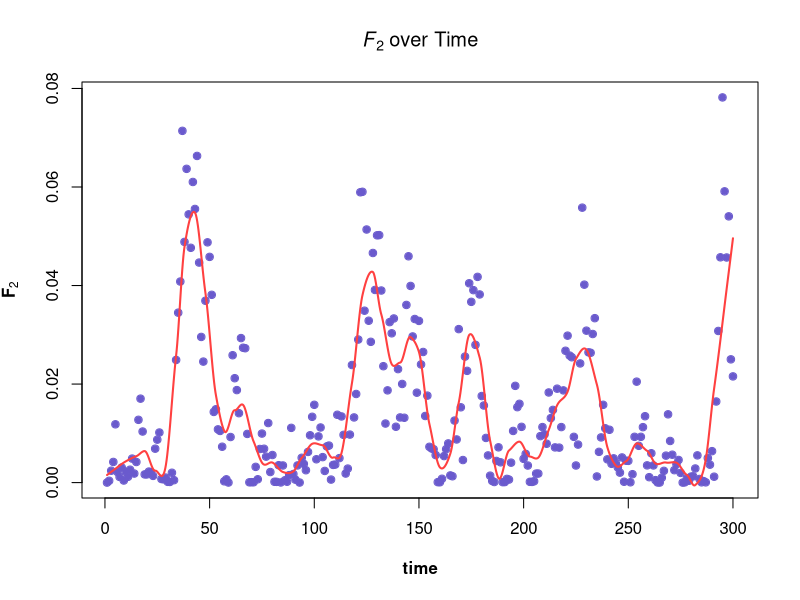
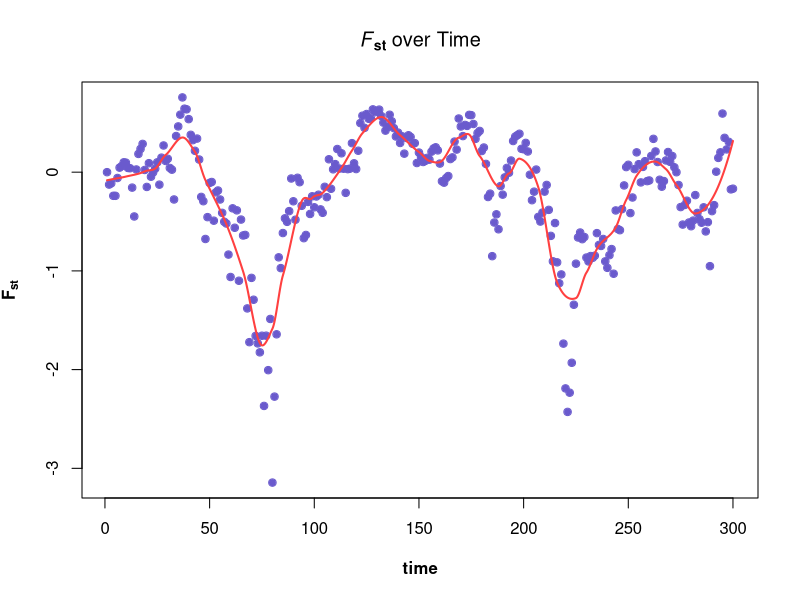
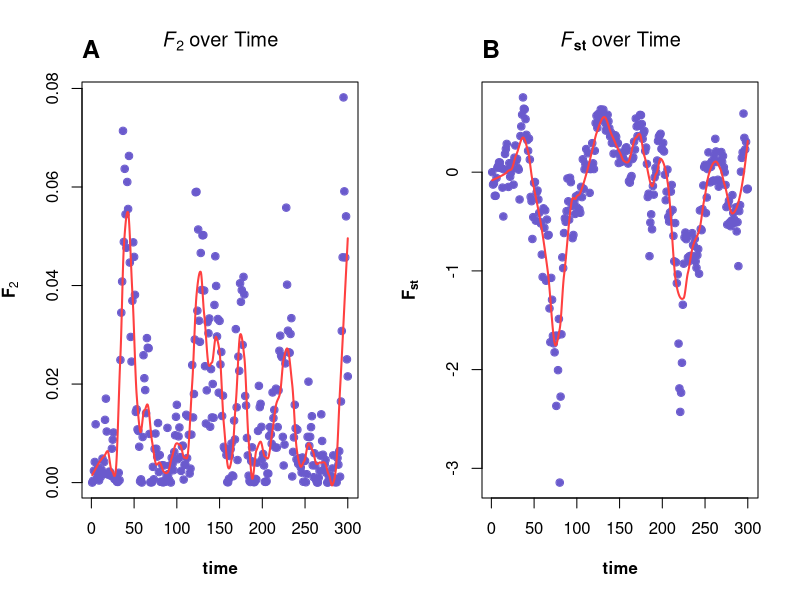

The R source for these figures, in order:
#First, if you only want to simulate a scenario with two populations, you can use the F2_simulation which is commented out part.

# F2_simulation <- function(N, a1, b1, m12, m21, p0, num_generations) {
#   p_i <- matrix(rep(p0, 2 * num_generations), nrow = 2)
#   
#   for (t in 1:(num_generations - 1)) {
#     Z_i <- rbinom(2, 2 * N, p_i[, t])
#     
#     p1_next <- (1 - m12) * ((1 - a1) * Z_i[1] / (2 * N) + b1 * (1 - Z_i[1] / (2 * N))) + 
#       m21 * ((1 - a1) * Z_i[2] / (2 * N) + b1 * (1 - Z_i[2] / (2 * N)))
#     p2_next <- m12 * ((1 - a1) * Z_i[1] / (2 * N) + b1 * (1 - Z_i[1] / (2 * N))) + 
#       (1 - m21) * ((1 - a1) * Z_i[2] / (2 * N) + b1 * (1 - Z_i[2] / (2 * N)))
#     
#     p_i[1, t + 1] <- p1_next
#     p_i[2, t + 1] <- p2_next
#   }
#   
#   return(p_i)
# }
# 
# N <- 50  
# a1 <- 0.01  
# b1 <- 0.02  
# m12 <- 0.05  
# m21 <- 0.05  
# p0 <- 0.60  
# num_generations <- 300  
# set.seed(1)
# F2_matrix <- F2_simulation(N, a1, b1, m12, m21, p0, num_generations)
# population_1_F2 <- as.data.frame(t(F2_matrix)[,1])
# population_1_F2$time <- 1:300 
# colnames(population_1_F2) <-c("P(A)","time")
# p0 <- population_1_F2[population_1_F2$time == 2, 1]
# population_1_F2$F2 <- (population_1_F2[, 1] - p0) ^ 2
# 
# loess_fit <- loess(F2 ~ time, data = population_1_F2, span = 0.1)
# t_vals <- seq(min(population_1_F2$time), max(population_1_F2$time), length.out = 1000)
# preds <- predict(loess_fit, newdata = data.frame(time = t_vals))
# 
# plot(population_1_F2$time, population_1_F2$F2,
#      col = "slateblue",
#      pch = 21,           
#      xlab = "time", 
#      ylab = "F-2", 
#      main = "F-2-statistic over time",
#      font.lab = 2
# )
# points(population_1_F2$time, population_1_F2$F2,
#        col = "slateblue",   
#        pch = 21,
#        bg = "slateblue",    
#        cex = 0.8)       
# lines(t_vals, preds, col = "brown1", lwd = 2)

#After expanding the function to the scenario about K populations, we can obtain a function as followed.
#Design the function
F_simulation <- function(N, K, a1, b1, m_ij, p0, num_generations) {
  if(dim(m_ij)[1] != K || dim(m_ij)[2] != K) {
    stop("The migration matrix m_ij must be a K x K matrix.")
  }
  p_i <- matrix(rep(p0, K * num_generations), nrow = K)
  
  for (t in 1:(num_generations - 1)) {
    Z_i <- rbinom(K, 2 * N, p_i[, t])
    
    for (i in 1:K) {
      migrant_freq <- 0
      for (j in 1:K) {
        migrant_freq <- migrant_freq + m_ij[i, j] * ((1 - a1) * Z_i[j] / (2 * N) + b1 * (1 - Z_i[j] / (2 * N)))
        #Both of migration and mutation are considered  
      }
      p_i[i, t + 1] <- migrant_freq
      #loop, Iterate
    }
  }
  return(p_i)
}


N <- 50  #each population size
a1 <- 0.01  #mutation rate (A to a)
b1 <- 0.02  #mutation rate (a to A)

m_ij <- matrix(0, nrow = 4, ncol = 4) #migration matrix
m_ij[1, 3] <- 0.03  
m_ij[1, 4] <- 0.02  
m_ij[2, 3] <- 0.02  
m_ij[2, 4] <- 0.03  
m_ij[3, 1] <- m_ij[3, 2] <- m_ij[3, 4] <- m_ij[4, 1] <- m_ij[4, 2] <- m_ij[4, 3] <- 0.05
m_ij[3, 3] <- m_ij[4, 4] <- 0.85
m_ij[1, 1] <- m_ij[2, 2] <- 0.95
p0 <- 0.6  
num_generations <- 300  

set.seed(1)
F_matrix <- F_simulation(N, 4, a1, b1, m_ij, p0, num_generations)
#write.csv(F_matrix, file = "path/F_matrix.csv", row.names = FALSE)

population_1_2 <- as.data.frame(t(F_matrix)[,1:2])
population_1_2$time <- 1:num_generations 
colnames(population_1_2) <-c("P(A1)","P(A2)","time")
#calculate the F-statistic
population_1_2$Population1_F2 <- (population_1_2[, 1] - p0) ^ 2
population_1_2$Population2_F2 <- (population_1_2[, 2] - p0) ^ 2
population_1_2$Fst <- (population_1_2[, 1] - population_1_2[, 2]) / (1 - population_1_2[, 2])
#LOESS fitting
loess_fit <- loess(Population1_F2 ~ time, data = population_1_2, span = 0.1)  
t_vals <- seq(min(population_1_2$time), max(population_1_2$time), length.out = 1000)
preds <- predict(loess_fit, newdata = data.frame(time = t_vals))

#Scatterplot
plot(population_1_2$time, population_1_2$Population1_F2,
     col = "slateblue",   
     pch = 21,            
     xlab = "time",
     ylab = expression(bold(F[2])),
     main = expression(italic(F[bold(2)]) ~ "over Time"),
     font.lab = 2
)
points(population_1_2$time, population_1_2$Population1_F2,
       col = "slateblue",  
       pch = 21,
       bg = "slateblue",    
       cex = 0.8)         
lines(t_vals, preds, col = "brown1", lwd = 2)

# loess_fit_2 <- loess(Population2_F2 ~ time, data = population_1_2, span = 0.1) 
# t_vals_2 <- seq(min(population_1_2$time), max(population_1_2$time), length.out = 1000)
# preds_2 <- predict(loess_fit_2, newdata = data.frame(time = t_vals))
# 
# plot(population_1_2$time, population_1_2$Population2_F2,
#      col = "slateblue",   
#      pch = 21,            
#      xlab = "time",
#      ylab = "F-2",
#      main = "F-2-statistic over time",
#      font.lab = 2
# )
# points(population_1_2$time, population_1_2$Population2_F2,
#        col = "slateblue",   
#        pch = 21,
#        bg = "slateblue",   
#        cex = 0.8)        
# lines(t_vals_2, preds_2, col = "brown1", lwd = 2)

loess_fit_st <- loess(Fst ~ time, data = population_1_2, span = 0.15) 
t_vals_st <- seq(min(population_1_2$time), max(population_1_2$time), length.out = 1000)
preds_st <- predict(loess_fit_st, newdata = data.frame(time = t_vals_st))

plot(population_1_2$time, population_1_2$Fst,
     col = "slateblue",   
     pch = 21,          
     xlab = "time", 
     ylab = expression(bold(F[st])),
     main = expression(italic(F[italic(bold(st))]) ~ "over Time"),
     font.lab = 2)
points(population_1_2$time, population_1_2$Fst,
       col = "slateblue",   
       pch = 21,
       bg = "slateblue",    
       cex = 0.8)        

lines(t_vals_st, preds_st, col = "brown1", lwd = 2)

#combine the two plots into the one
par(mfrow= c(1,2))
plot(population_1_2$time, population_1_2$Population1_F2,
     col = "slateblue",   
     pch = 21,            
     xlab = "time",
     ylab = expression(bold(F[2])),
     main = expression(italic(F[bold(2)]) ~ "over Time"),
     font.lab = 2
)
points(population_1_2$time, population_1_2$Population1_F2,
       col = "slateblue",   
       pch = 21,
       bg = "slateblue",   
       cex = 0.8)         
lines(t_vals, preds, col = "brown1", lwd = 2)
mtext("A", side = 3, line = 1, at = par("usr")[1], adj = 0, cex = 1.5, font = 2)

plot(population_1_2$time, population_1_2$Fst,
     col = "slateblue",   
     pch = 21,            
     xlab = "time", 
     ylab = expression(bold(F[st])),
     main = expression(italic(F[italic(bold(st))]) ~ "over Time"),
     font.lab = 2)
points(population_1_2$time, population_1_2$Fst,
       col = "slateblue",   
       pch = 21,
       bg = "slateblue",    
       cex = 0.8)         
lines(t_vals_st, preds_st, col = "brown1", lwd = 2)
mtext("B", side = 3, line = 1, at = par("usr")[1], adj = 0, cex = 1.5, font = 2)
